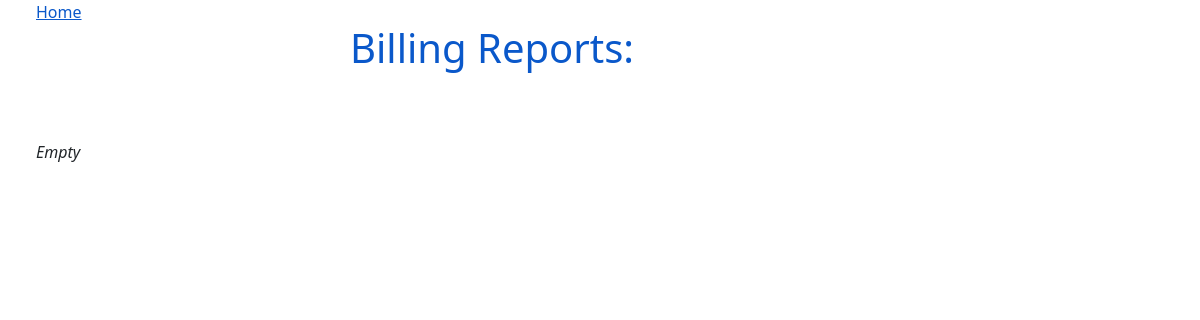
/billing (signed in), run on an earlier commit of the app's database.
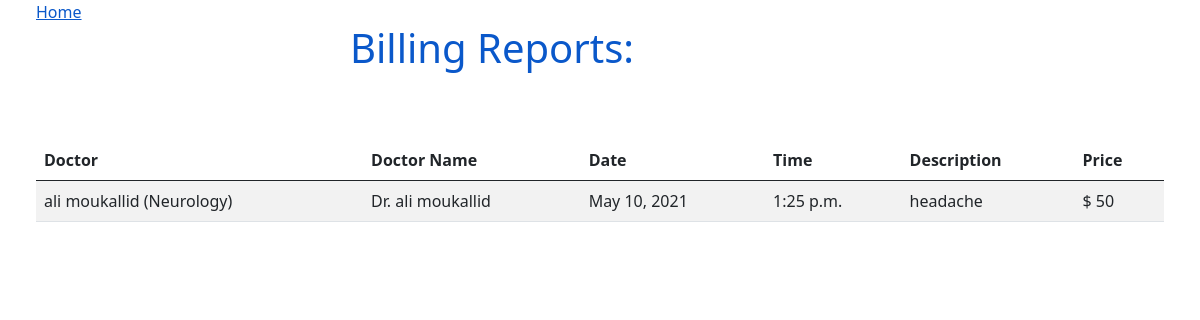
And on a later commit of the database.
### appointments/models.py (models this page shows, shortened)
class Appointment(models.Model):
    patient = models.ForeignKey(Patient, on_delete=models.CASCADE, related_name='appointment_patient')
    doctor = models.ForeignKey(Doctor, on_delete=models.CASCADE, related_name='appointment_doctor')
    patientname=models.CharField(max_length=40,null=True)
    doctorname =models.CharField(max_length=40,null=True)
    date = models.DateField(null=True)
    time = models.fields.TimeField(null=True)
    description=models.TextField(max_length=500, null=True)
    canceled = models.BooleanField(default= False)

class Doctor(models.Model):
    Departments = [
        ("Cardiology", "Cardiology"),
        ("Neurology", "Neurology"),
        ("Dermatology", "Dermatology"),
        ("Cancer", "Cancer"),
        ("Psychiatric" , "Psychiatric")
    ]
    user = models.OneToOneField(User, on_delete=models.CASCADE ,null= True)
    firstname =models.CharField(max_length=200)
    lastname = models.CharField(max_length=200)
    address = models.CharField(max_length=200, null= True)
    mobile = models.CharField(max_length=100,null=True)
    department= models.CharField(max_length=100, choices= Departments)
    status = models.BooleanField(default=True)
    zoom_link = models.CharField(max_length= 300, null= True)
    def __str__(self):
        return "{} ({})".format(self.firstname+" "+self.lastname, self.department)

### home/views.py (the view)
# urls.py: url(r'^billing', views.billingReport),
def billingReport(request):
    if(request.session['user_type'] == '0'):
        p = User.objects.get(id=request.session['id'])
        patient = Patient.objects.get(user=p)
        appoint = Appointment.objects.filter(patient=patient, canceled= False)
    elif (request.session['user_type'] == '1'):
        p = User.objects.get(id=request.session['id'])
        patient = Doctor.objects.get(user=p)
        appoint = Appointment.objects.filter(doctor=patient, canceled= False)
    return render(request, 'billing.html', {'bills':appoint, 'usertype':int(request.session['user_type'])})

### templates/billing.html (shortened to what this page needs)
<!DOCTYPE html>
<html>
<head>
    <link href="https://cdn.jsdelivr.net/npm/bootstrap@5.0.0-beta3/dist/css/bootstrap.min.css" rel="stylesheet"
>
</head>
<body>
    <a href='/' style="padding: 3%;">Home</a>
    <div class="mx-auto" style="width: 500px;">
        <h1 style="color: #0a58ca;">Billing Reports: </h1>
    </div>
    <br>
    <div style="padding: 3%;">
        {% if bills.count > 0 %}
        <table class="table table-striped">
            <thead>
                <tr>
                    {% if usertype == 0 %}
                    <th>Doctor</th>
                    {%endif%}
                    {% if usertype == 0 %}
                    <th>Doctor Name</th>
                    {%endif%}
                    <th>Date</th>
                    <th>Time</th>
                    <th>Description</th>
                    <th>Price</th>
                </tr>
            </thead>
            <tbody>
                {% for bill in bills %}
                <tr>
                    {% if usertype == 0 %}
                    <td>{{ bill.doctor }}</td>
                    {%endif%}
                    {% if usertype == 0 %}
                    <td>{{ bill.doctorname }}</td>
                    {%endif%}
                    <td>{{ bill.date }}</td>
                    <td>{{ bill.time }}</td>
                    <td>{{ bill.description }}</td>
                    <td>$ 50</td>
                </tr>
                {% endfor %}
            </tbody>
        </table>
        {% else %}
        <i>Empty</i>
        {% endif %}
    </div>
</body>
</html>

What changed in the data, as far as the page shows it:
added Appointment: doctor "ali moukallid (Neurology)", doctorname "Dr. ali moukallid", date "May 10, 2021", time "1:25 p.m.", description "headache"
Also different on the page:
text no longer shown: "Empty"
text now shown: "Doctor Doctor Name Date Time Description Price"
